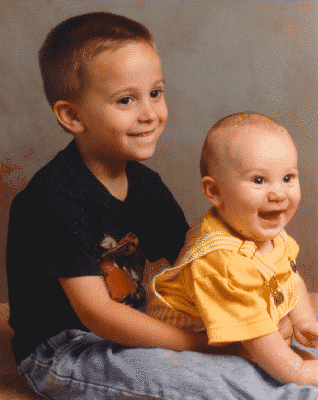
%> input picture kids.tif, 318 x 400 px
$ octave --eval "result = idealhighpass(imread('kids.tif'));"   (GNU Octave 9; MATLAB toolbox functions it lacks are replaced by stand-ins)
%> lines starting %> are read from the running program, lines starting %| are printed output that depends on the picture; in (x1, y1, x2, y2) boxes, pixels count from 0 and x2, y2 are one past the last pixel; in counts of white or black regions, pixels touching at a corner belong together; the program's own positions count from 1
function[output_img]= idealhighpass(img)
[H W L]=size(img);
%> H = 400; W = 318; L = 1
FT_img=fft2(img);
FT_img=fftshift(FT_img);
D0=15;
if(L==3)
    filter=zeros(H,W,3);
    for i=1:H
    for j=1:W
        dis=sqrt((((H/2)-i)^2)+(((W/2)-j)^2));
        if(dis<=D0)
            filter(i,j,1)=0;
            filter(i,j,2)=0;
            filter(i,j,3)=0;
        else
            filter(i,j,1)=1;
            filter(i,j,2)=1;
            filter(i,j,3)=1;
        end

    end
    end
else
    filter=zeros(H,W);
for i=1:H
    for j=1:W
        dis=sqrt((((H/2)-i)^2)+(((W/2)-j)^2));
        if(dis<=D0)
            filter(i,j)=0;
        else
            filter(i,j)=1;
        end

    end
end
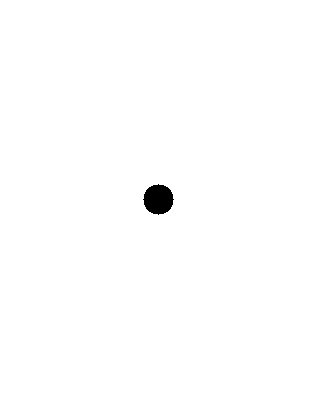
%> filter: size 400x318 double; values 0 (black) and 1 (white), 99.4% white; 1 black region, box (x1, y1, x2, y2) and area: (143, 184, 174, 215) 709
end
filter=1-filter;
G=filter.*FT_img;
output_img=fftshift(G);
output_img=ifft2(output_img);
output_img=abs(output_img);
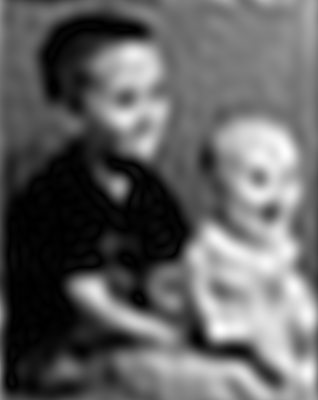
%> output_img: size 400x318 double; min 0.0118, max 67.97, mean 26.4; drawn with min black and max white
 output_img=log(1+output_img);
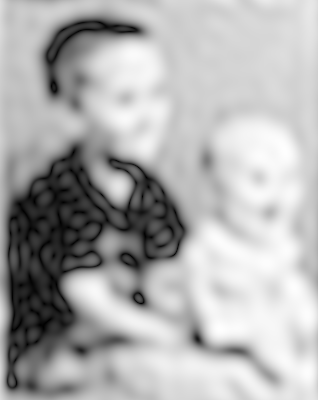
%> output_img: size 400x318 double; min 0.0117, max 4.23, mean 2.91; drawn with min black and max white
output_img=mat2gray(output_img);


end
